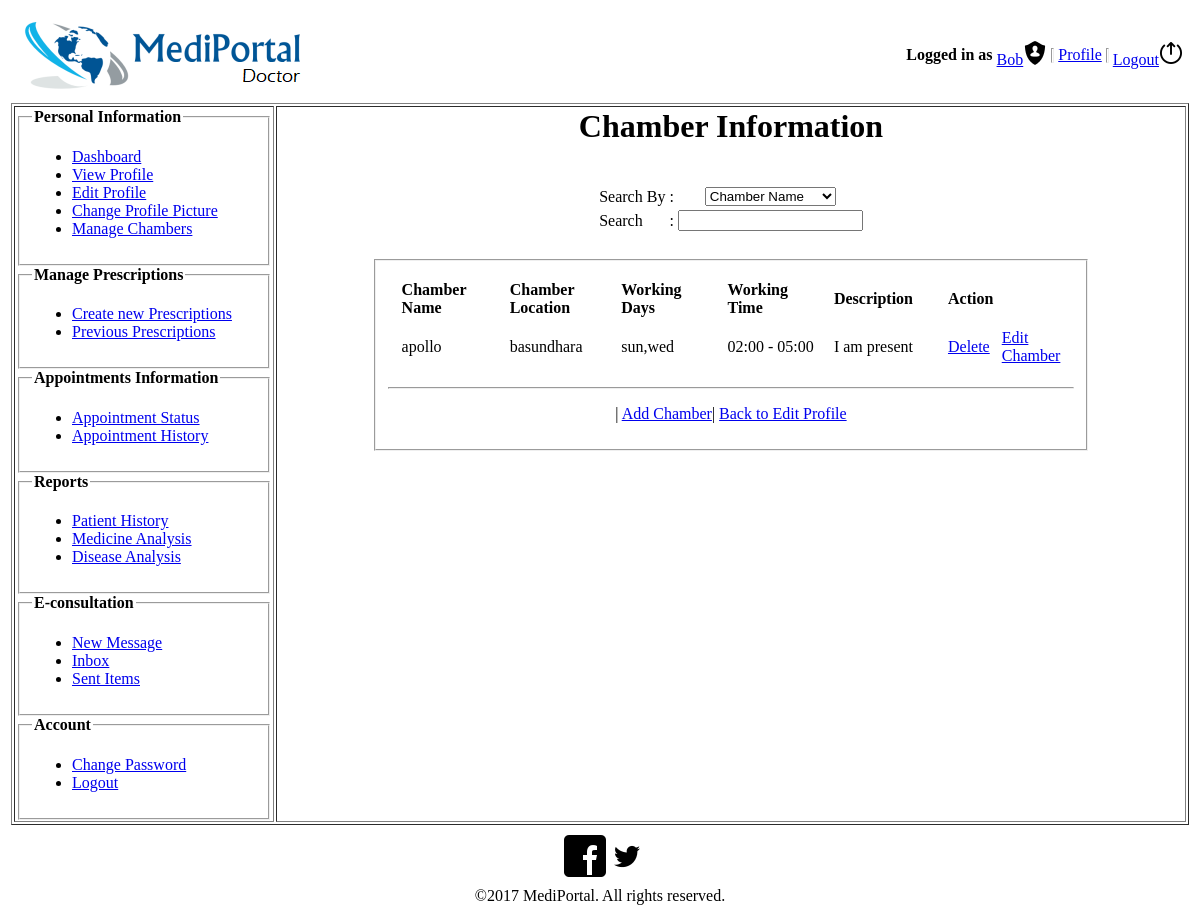
/user_doctor/managechamber.php (signed in), run on an earlier commit of the app's database.
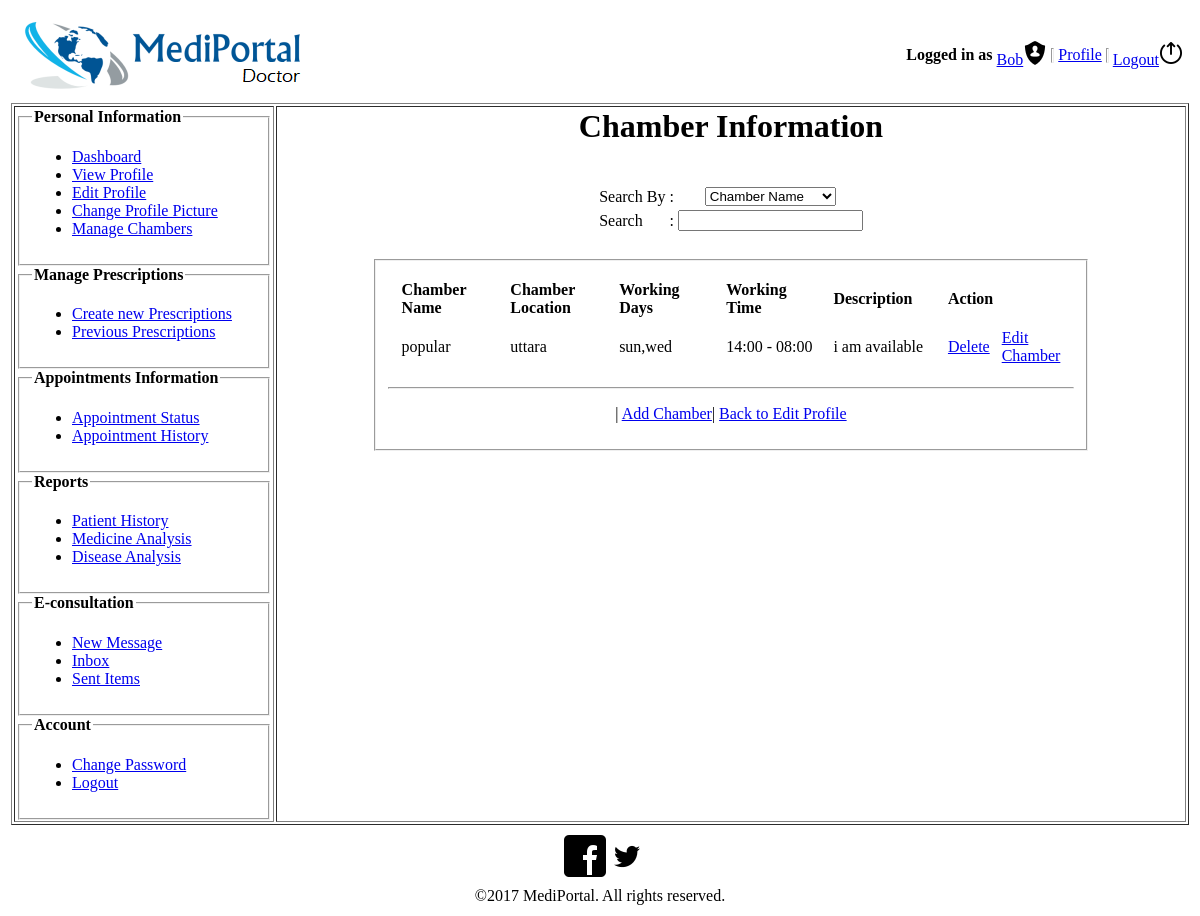
And on a later commit of the database.
### tables this page shows
CREATE TABLE `chamber` (
  `chamber_id` int(11) NOT NULL,
  `doctor_id` int(11) NOT NULL,
  `name` varchar(255) NOT NULL,
  `location` text NOT NULL,
  `days` text NOT NULL,
  `schedule` varchar(100) NOT NULL,
  `description` text NOT NULL,
  `visit` text NOT NULL
);

### user_doctor/managechamber.php (the view, shortened to what this page needs)
<?php
 $conn = mysqli_connect("localhost", "root", "", "mediportal_db");
?>
<html>
<head><title>Manage chamber</title></head>
<body>
    <table align="center" width="100%">
        <tr>
            <td>
                <div>
                    <table align="center" width="100%">
                        <td width="20%">
                            <a href="dashboard.php"><img src="images/pageicon.png"/></a>
                        </td>
                        <td width="40%">&nbsp;</td>
                        <td width="40%">
                            <table align="right">
                                <td><strong>Logged in as </strong></td>
                                <td><a href="viewprofile.php">Bob<img src="images/user.png"></a></td>
                                <td><hr width="1" size="15"></td>
                                <td><a href="../Registration/DocRegAddEducation.php">Profile</a></td>
                                                                 <td><hr width="1" size="15"></td>
                                <td><a href="../index.php">Logout<img src="images/logout.png"></a></td>
                            </table>
                        </td>
                    </table>
                </div>
            </td>
        </tr>
        <tr>
            <td>
               <div>
                    <table width="100%" border="1">
                        <td width="20%">
                            <fieldset>
                                <legend>
                                    <strong>Personal Information</strong></legend>
                            <ul>
                                <li><a href="dashboard.php">Dashboard</a></li>
                                <li><a href="viewprofile.php">View Profile</a></li>
                                <li><a href="editprofile.php">Edit Profile</a></li>
                                <li><a href="changeprofilepicture.php">Change Profile Picture</a></li>
                                <li><a href="managechamber.php">Manage Chambers</a></li>
                            </ul>
                        </fieldset>
                        <fieldset>
                            <legend>
                            <strong>Manage Prescriptions</strong></legend>
                                <ul>
                                <li><a href="newpescriptions.php">Create new Prescriptions</a></li>
                                <li><a href="pescriptions.php">Previous Prescriptions</a></li>
                            </ul>
                        </fieldset>
                        <fieldset>
                            <legend>
                            <strong>Appointments Information</strong></legend>
                            <ul>
                                <li><a href="appointmentstatus.php">Appointment Status</a></li>
                                <li><a href="appointmenthistory.php">Appointment History</a></li>
                            </ul>
                        </fieldset>
                        <fieldset>
                            <legend>
                            <strong>Reports</strong></legend>
                            <ul>
                                <li><a href="patienthistory.php">Patient History</a></li>
                                <li><a href="medianalysis.php">Medicine Analysis</a></li>
                                <li><a href="disanalysis.php">Disease Analysis</a></li>
                            </ul>
                        </fieldset>
                        <fieldset>
                            <legend>
                            <strong>E-consultation</strong></legend>
                            <ul>
                                <li><a href="eConsultation/message.php">New Message</a></li>
                                <li><a href="eConsultation/inbox.php">Inbox</a></li>
                                <li><a href="eConsultation/sentitems.php">Sent Items</a></li>
                            </ul>
                        </fieldset>
                        <fieldset>
                            <legend>
                            <strong>Account</strong></legend>
                            <ul>
                                <li><a href="changepassword.php">Change Password</a></li>
                                <li><a href="../index.php">Logout</a></li>
                            </ul>
                        </fieldset>
                        </td>
                         <td width="70%" valign="top">
                            <h1 align="center">Chamber Information</h1>
                           <table align="center" valign="top">
                                <tr align="center">
                                    <td align="center">
                                        <label>
                                            Search By
                                        </label>
                                    </td>
                                    <td>:</td>
                                    <td>
                                    <select>
                                        <option>Chamber Name</option>
                                    </select>
                                </td>
                            </tr>
                        <tr>
                            <td>
                                <label>Search</label>
                            </td>
                            <td>:</td>
                            <td>
                                <input type="text" name="text"/>
                            </td>
                        </tr>
                        <tr>
                            <td>&nbsp;</td>
                        </tr>
                        </table>
                                <table width="80%" align="center">
                                    <tr>
                                        <td>
                                            <fieldset>
                                    <table align="center">
                                        <td width="60%">
                                            <table width="100%" cellpadding="1" cellspacing="10">
                                                <tr>
                                                            <td width="20%"><strong>Chamber Name</strong></td>
                                                             <td width="20%"><strong>Chamber Location</strong></td>
                                                             <td width="20%"><strong>Working Days</strong></td>
                                                             <td width="20%"><strong>Working Time</strong></td>
                                                             <td width="20%"><strong>Description</strong></td>
                                                             <td width="40%" colspan="2"><strong>Action</strong></td>
                                                </tr>
                                                <?php if(isset($_SESSION['doctor_username']) && isset($_SESSION['doctor_type'])) {
    $chamber_information = "SELECT * from chamber where doctor_id = ".$_SESSION['doctor_id'];
     $result = mysqli_query($conn, $chamber_information)or die(mysqli_error($conn));
  }
  while($row = mysqli_fetch_assoc($result)) {
?>
                                                <tr>
                                                            <td><?php echo $row['name']; ?></td>
                                                            <td><?php echo $row['location']; ?></td>
                                                            <td><?php echo $row['days']; ?></td>
                                                            <td><?php echo $row['schedule']; ?></td>
                                                            <td><?php echo $row['description']; ?></td>
                                                            <td><a href="database_deletechamber.php?cid=<?php echo $row['chamber_id'];?>">Delete</td>
                                                                <td ><a href="editchamber.php?cid=<?php echo $row['chamber_id'];?>">Edit Chamber</a> </td>
                                                        </tr>
                                                    <?php
                                                    }
                                                    mysqli_close($conn) ?>
                                            </table>
                                        </td>
                                    </table>
                                    <hr/>
                                    <p align="center">| <a href="addChamber.php">Add Chamber</a>| <a href="editprofile.php">Back to Edit Profile</a></br></p>
                                </fieldset>
                                        </td>
                                    </tr>
                                </table>
                            </div>
                        </td>
                    </table>
        <tr>
            <td>
                <div>
                    <table align="center">
                        <tr align="center">
                            <td>
                            <a href="https://www.facebook.com/">
                            <img src="../images/facebook.png">
                             </a>
                         </td>
                            <td>
                                    <a href="https://www.twitter.com/">
                                    <img src="../images/twitter.png">
                                </a>
                            </td>
                        </tr>
                    </table>
                    <table align="center">
                        <td>&copy;2017 MediPortal. All rights reserved.</td>
                    </table>
                </div>
            </td>
        </tr>
</body>
</html>

What changed in the data, as far as the page shows it:
removed chamber: name "apollo", location "basundhara", days "sun,wed", schedule "02:00 - 05:00", description "I am present"
added chamber: name "popular", location "uttara", days "sun,wed", schedule "14:00 - 08:00", description "i am available"
